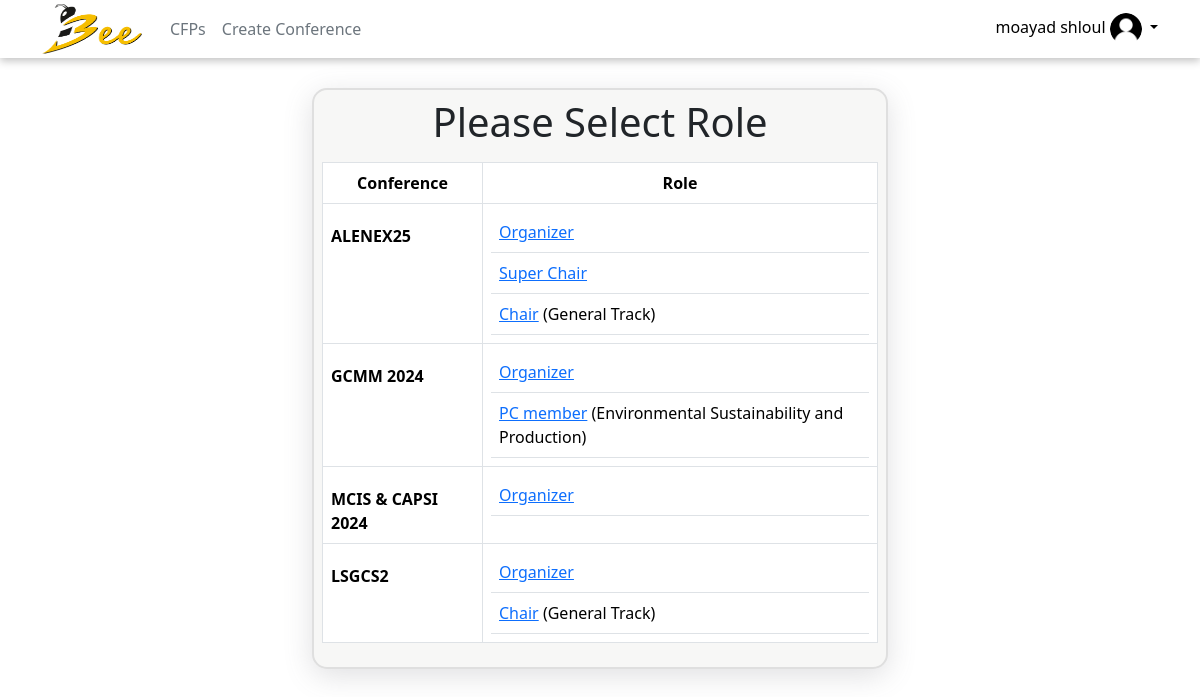
/select_role (signed in), run on the app's committed database.
### tables this page shows
CREATE TABLE `users` (
  `user_id` int(11) NOT NULL,
  `full_name` varchar(255) DEFAULT NULL,
  `email` varchar(255) DEFAULT NULL,
  `phone` varchar(200) DEFAULT NULL,
  `password` varchar(500) DEFAULT NULL,
  `DOB` date NOT NULL,
  `region` varchar(255) DEFAULT NULL,
  `status` int(11) DEFAULT NULL,
  `created_date` timestamp NOT NULL DEFAULT current_timestamp()
);

CREATE TABLE `user_role` (
  `gen_id` int(11) NOT NULL,
  `user_id` int(11) NOT NULL,
  `conf_id` int(11) NOT NULL,
  `role_id` int(11) NOT NULL,
  `track_id` int(11) DEFAULT NULL,
  `role_status` int(11) DEFAULT NULL
);

CREATE TABLE `conference` (
  `conf_id` int(11) NOT NULL,
  `conf_name` varchar(255) DEFAULT NULL,
  `acronym` varchar(200) DEFAULT NULL,
  `start_date` date DEFAULT NULL,
  `end_date` date DEFAULT NULL,
  `sub_deadline` date DEFAULT NULL,
  `sub_count` int(11) DEFAULT NULL,
  `country` varchar(200) DEFAULT NULL,
  `city` varchar(200) DEFAULT NULL,
  `web_page` varchar(200) DEFAULT NULL,
  `primary_area` varchar(200) DEFAULT NULL,
  `sec_area` varchar(200) DEFAULT NULL,
  `area_note` varchar(2500) DEFAULT NULL,
  `user_id` int(11) DEFAULT NULL,
  `contact_phone` varchar(200) DEFAULT NULL,
  `extra_info` varchar(3000) DEFAULT NULL,
  `created_date` timestamp NOT NULL DEFAULT current_timestamp() ON UPDATE current_timestamp(),
  `conf_status` int(11) DEFAULT NULL
);

CREATE TABLE `roles` (
  `role_id` int(11) NOT NULL,
  `name` varchar(255) DEFAULT NULL
);

CREATE TABLE `tracks` (
  `track_id` int(11) NOT NULL,
  `conf_id` int(11) NOT NULL,
  `track_name` varchar(255) NOT NULL,
  `track_status` int(11) DEFAULT NULL
);

### userdata.php (called while the page is built, shortened)
<?php
include 'conn.php';
if(isset($_SESSION['user_login'])){
    $user_email = $_SESSION['user_login'];
    function getUserData(){
        global $db;
        global $user_email;
        $sql_userdata = "SELECT * FROM users where email='$user_email'";
        $result_user = mysqli_query($db,$sql_userdata);
        $row = mysqli_fetch_assoc($result_user);
        $userdata = array(
            'user_id' => $row['user_id'],
            'full_name' => $row['full_name'],
            'email' => $row['email'],
            'phone' => $row['phone'],
            'dob' => $row['DOB'],
            'region' => $row['region'],
            'status' => $row['status']
        );
        return $userdata;
    }
    function getRoles(){
        global $db;
        $userdata = getUserData();
        $user_id = $userdata['user_id'];
        $sql_role = "SELECT conf.*, roles.name,usrr.role_id,usrr.role_status, tr.track_name
        FROM conference conf
        INNER JOIN user_role usrr
        ON usrr.conf_id = conf.conf_id
        JOIN roles
        ON usrr.role_id = roles.role_id
        AND usrr.user_id = $user_id
        AND conf_status = 1
        LEFT JOIN tracks tr
        ON usrr.track_id = tr.track_id";
        $roleData = array();
        $result_role = mysqli_query($db,$sql_role);
        while($row_role = mysqli_fetch_assoc($result_role)){
            array_push($roleData, array(
                'conf_id' => $row_role['conf_id'],
                'conf_name' => $row_role['conf_name'],
                'acronym' => $row_role['acronym'],
                'start_date' => $row_role['start_date'],
                'end_date' => $row_role['end_date'],
                'sub_deadline' => $row_role['sub_deadline'],
                'sub_count' => $row_role['sub_count'],
                'country' => $row_role['country'],
                'city' => $row_role['city'],
                'web_page' => $row_role['web_page'],
                'primary_area' => $row_role['primary_area'],
                'sec_area' => $row_role['sec_area'],
                'area_note' => $row_role['area_note'],
                'user_id' => $row_role['user_id'],
                'contact_phone' => $row_role['contact_phone'],
                'extra_info' => $row_role['extra_info'],
                'created_date' => $row_role['created_date'],
                'conf_status' => $row_role['conf_status'],
                'name' => $row_role['name'],
                'role_id' => $row_role['role_id'],
                'role_status' => $row_role['role_status'],
                'track_name' => $row_role['track_name']
            ));
        }
        return $roleData;
    }
}
?>

### select_role/index.php (the view, shortened to what this page needs)
<?php
include '../userdata.php';
include '../header.php';
if(isset($_SESSION['user_login'])){
    $rolesData = getRoles();
}
else{
    header('Location: ../account');
}
?>
<!DOCTYPE html>
<html>
    <head>
         <link href="https://cdn.jsdelivr.net/npm/bootstrap@5.3.2/dist/css/bootstrap.min.css" rel="stylesheet">
         <link href="../CSS/style.css" rel="stylesheet">
    </head>
    <header class="p-3" id="header">
        <?php echo get_header() ?>
    </header>
    <body>
        <div class="row main-row">
            <div class="col-md-12">
                <div class="row">
                    <div class="col-md-3"></div>
                    <div class="col-md-6" style="margin-top: 30px;">
                    <?php
                        if($rolesData){
                                    echo '
                        <div class="content-box" style="width: 100%;">
                            <div class="form-box mb-3 center">
                                <h1>Please Select Role</h1>
                            </div>
                            <div class="form-box">
                                <table class="table table-bordered">
                                    <thead style="text-align: center;">
                                        <tr>
                                            <th>Conference</th>
                                            <th>Role</th>
                                        </tr>
                                    </thead>
                                    <tbody>';
                                                foreach ($rolesData as $item) {
                                                    $id = $item['conf_id'];
                                                    $outputArray[$id][] = $item;
                                                }
                                                foreach ($outputArray as $id => $items) {
                                                    echo '<tr>
                                                        <th class="conf-th">'.$items[0]['acronym'].'</th>
                                                        <td><table class="table" style="padding: 0; margin: 0;">
                                                        <tbody>';
                                                    foreach ($items as $item) {
                                                        if($item['role_status'] == 0){
                                                            echo '
                                                            <tr><td><span class="suspended">'.$item['name'].' <i>(Suspended)</i></span></td></tr>
                                                            ';
                                                        }
                                                        else{
                                                            echo '
                                                            <tr><td><a href="#" conf-id="'.$item['conf_id'].'" data-id="'.$item['role_id'].'" name="select-role" class="link btn-link">'.$item['name'].'</a>';
                                                            if($item['track_name'] != null){
                                                                echo ' ('.$item['track_name'].') ';
                                                            }
                                                            echo '</td></tr>
                                                            ';
                                                        }
                                                    }
                                                    echo '</tbody>
                                                    </table></td>
                                                    </tr>';
                                                }
                                            echo '
                                    </tbody>
                                </table>
                            </div>
                        </div>';
                        }
                        ?>
                    </div>
                    <div class="col-md-3"></div>
                </div>
            </div>
        </div>
    </body>
</html>

### header.php (shortened to what this page needs)
<?php
function get_header(){
    $login = false;
    if(isset($_SESSION['user_login'])){
        $login = true;
    }
    $header = '';
    switch($login){
        case true :
            $userdata = getUserData();
            $userName = $userdata['full_name'];
            $header = '<div class="container">
            <div class="d-flex flex-wrap align-items-center justify-content-center justify-content-lg-start">
              <a href="../home" class="d-flex align-items-center mb-2 mb-lg-0 link-body-emphasis text-decoration-none">
                  <img src="../images/logo.png" style="height: 50px; width: 100px; margin: 0; margin-right: 20px;">
              </a>
              <ul class="nav col-12 col-lg-auto me-lg-auto mb-2 justify-content-center mb-md-0">
                  <li><a href="../cfp" class="nav-link px-2 link-secondary">CFPs</a></li>
                  <li><a href="../create_conf" class="nav-link px-2 link-secondary">Create Conference</a></li>
              </ul>
              <div class="dropdown text-end">
                <a href="#" class="d-block link-body-emphasis text-decoration-none dropdown-toggle" data-bs-toggle="dropdown" aria-expanded="false">
                  <span>'.$userName.'</span>
                  <img src="../images/icons/account.png" alt="mdo" width="32" height="32" class="rounded-circle">
                </a>
                <ul class="dropdown-menu text-small">
                  <li><a class="dropdown-item" href="../profile">Profile</a></li>
                  <li><hr class="dropdown-divider"></li>
                  <li><a class="dropdown-item" href="../select_role">Roles</a></li>
                  <li><hr class="dropdown-divider"></li>
                  <li><a class="dropdown-item" href="../Logout.php">Sign out</a></li>
                </ul>
              </div>
            </div>
          </div>';
            break;
    }
    return $header;
}
?>

### CSS/style.css (style rules this page uses)
:root { --content-box: #f7f7f6; --border: #dfdfdf; --main-h1: #c67b00; --main-color: #1377ff; --secondary-gray: #676767; --h3-second: #0003c2; --honey: #F6BE00; --control-header: #F6BE00; --suspended-p: #9a9a9a; }
html, body { width: 100% !important; display: flex; flex-direction: column; }
body { min-height: 100vh; }
header { box-shadow: rgba(0, 0, 0, 0.24) 0px 3px 8px; }
#header { padding: 4px !important; }
.main-row { width: 100% !important; margin: 0 !important; padding: 0 !important; }
.center { text-align: center; }
.content-box { width: fit-content; padding: 8px; border: 2px solid var(--border); border-radius: 15px; background-color: var(--content-box); box-shadow: rgba(100, 100, 111, 0.2) 0px 7px 29px 0px; }
.conf-th { width: 160px; height: fit-content; margin: 0; padding-top: 20px !important; }

### data on the page
users: full_name "moayad shloul"
user_role: conf.acronym "ALENEX25", role.name "Organizer"
user_role: role.name "Super Chair"
user_role: role.name "Chair", tracks.track_name "General Track"
user_role: conf.acronym "GCMM 2024", role.name "Organizer"
user_role: role.name "PC member", tracks.track_name "Environmental Sustainability and Production"
user_role: conf.acronym "MCIS & CAPSI 2024", role.name "Organizer"
user_role: conf.acronym "LSGCS2", role.name "Organizer"
user_role: role.name "Chair", tracks.track_name "General Track"
